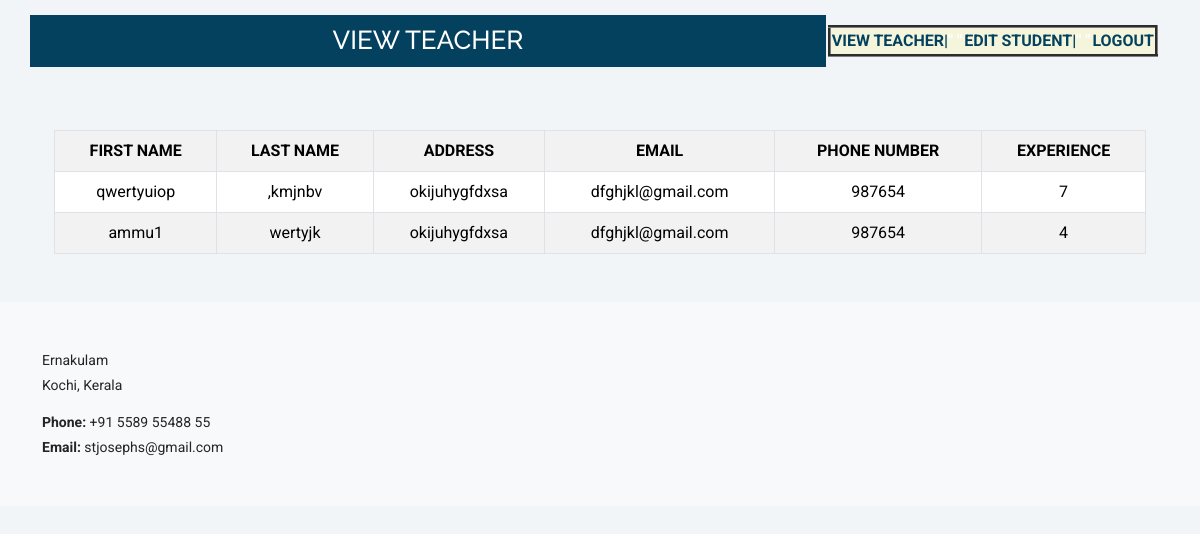
Screenshot of /viewteacher_student with the database file from the repository.
### sampleapp/models.py (models this page shows)
class Teacher(models.Model):
    teacher_id=models.ForeignKey(User,on_delete=models.CASCADE)
    experience=models.IntegerField(null=True)
    salary=models.IntegerField(null=True)

class User(AbstractUser):
    usertype=models.CharField(max_length=50)
    address=models.CharField(max_length=255,null=True)
    phone_number= models.IntegerField(null=True)

### sampleapp/views.py (the view)
# urls.py: path("viewteacher_student",views.viewteacher_student,name="viewteacher_student"),
def viewteacher_student(request):
     y=Teacher.objects.all()
     return render(request,"viewteacher_student.html",{"data":y})

### sampleapp/templates/viewteacher_student.html (shortened to what this page needs)
{% extends "studenthome.html" %}
{% load static %}
    {% block content4 %}
    <h1 style="width: 20cm;text-align: center;color: white;">VIEW TEACHER</h1>
    {% endblock content4 %}
    {% block content1 %}
    <div class="container mt-5">
      <div class="container mb-5">
<table class="table table-bordered table-striped text-center">  <tr>
            <th>FIRST NAME</th>
            <th>LAST NAME</th>
             <th>ADDRESS</th>
            <th>EMAIL </th>
            <th>PHONE NUMBER</th>
            <th>EXPERIENCE</th>
        </tr>
        {% for i in  data %}
        <tr>
          <td>{{i.teacher_id.first_name}}</td>
          <td>{{i.teacher_id.last_name}}</td>
          <td>{{i.teacher_id.address}}</td>
          <td>{{i.teacher_id.email}}</td>
          <td>{{i.teacher_id.phone_number}}</td>
          <td>{{i.experience}}</td>
        </tr>
         {% endfor %}
    </table>
    </div>
    </div>
</body>
{% endblock content1 %}

### rows the page displays
Teacher: teacher_id.first_name "qwertyuiop", teacher_id.last_name ",kmjnbv", teacher_id.address "okijuhygfdxsa", teacher_id.email "dfghjkl@gmail.com", teacher_id.phone_number "987654", experience "7"
Teacher: teacher_id.first_name "ammu1", teacher_id.last_name "wertyjk", teacher_id.address "okijuhygfdxsa", teacher_id.email "dfghjkl@gmail.com", teacher_id.phone_number "987654", experience "4"
